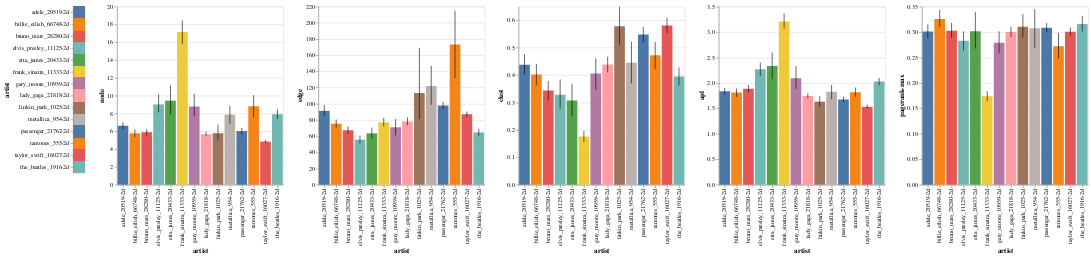

Source (notebook cell):
### Code cell
# bar graph

selection = alt.selection_multi(fields=['artist',])

color = alt.condition(selection, alt.Color('artist:N', legend=None),alt.value('lightgray'))

bars = alt.Chart(df).mark_bar().encode(
    x='artist:O',
    color=color,
    tooltip='artist'
).interactive()

error_bars = alt.Chart(df).mark_errorbar(extent='ci').encode(
    x='artist:O',
)

res = bars.encode(y=f'mean({features[0]}):Q')+error_bars.encode(y=f'{features[0]}:Q')

for i in features[1:]:
    res = res|bars.encode(y=f'mean({i}):Q')+error_bars.encode(y=f'{i}:Q')

alt.Chart(df).mark_rect().encode(y='artist', color=color).add_selection(selection) | res

### Figure 1 — Vega-Lite specification as saved in the notebook (floating-point values rounded to 4 significant figures; data arrays with more than 128 entries replaced by an {"elided": "..."} marker saying what was removed)
{"config": {"view": {"continuousWidth": 400, "continuousHeight": 300}}, "hconcat": [{"mark": "rect", "encoding": {"color": {"condition": {"type": "nominal", "field": "artist", "legend": null, "selection": "selector019"}, "value": "lightgray"}, "y": {"type": "nominal", "field": "artist"}}, "selection": {"selector019": {"type": "multi", "fields": ["artist"]}}}, {"hconcat": [{"layer": [{"mark": "bar", "encoding": {"color": {"condition": {"type": "nominal", "field": "artist", "legend": null, "selection": "selector019"}, "value": "lightgray"}, "tooltip": {"type": "nominal", "field": "artist"}, "x": {"type": "ordinal", "field": "artist"}, "y": {"type": "quantitative", "aggregate": "mean", "field": "node"}}, "selection": {"selector020": {"type": "interval", "bind": "scales", "encodings": ["x", "y"]}}}, {"mark": {"type": "errorbar", "extent": "ci"}, "encoding": {"x": {"type": "ordinal", "field": "artist"}, "y": {"type": "quantitative", "field": "node"}}}]}, {"layer": [{"mark": "bar", "encoding": {"color": {"condition": {"type": "nominal", "field": "artist", "legend": null, "selection": "selector019"}, "value": "lightgray"}, "tooltip": {"type": "nominal", "field": "artist"}, "x": {"type": "ordinal", "field": "artist"}, "y": {"type": "quantitative", "aggregate": "mean", "field": "edge"}}, "selection": {"selector020": {"type": "interval", "bind": "scales", "encodings": ["x", "y"]}}}, {"mark": {"type": "errorbar", "extent": "ci"}, "encoding": {"x": {"type": "ordinal", "field": "artist"}, "y": {"type": "quantitative", "field": "edge"}}}]}, {"layer": [{"mark": "bar", "encoding": {"color": {"condition": {"type": "nominal", "field": "artist", "legend": null, "selection": "selector019"}, "value": "lightgray"}, "tooltip": {"type": "nominal", "field": "artist"}, "x": {"type": "ordinal", "field": "artist"}, "y": {"type": "quantitative", "aggregate": "mean", "field": "clust"}}, "selection": {"selector020": {"type": "interval", "bind": "scales", "encodings": ["x", "y"]}}}, {"mark": {"type": "errorbar", "extent": "ci"}, "encoding": {"x": {"type": "ordinal", "field": "artist"}, "y": {"type": "quantitative", "field": "clust"}}}]}, {"layer": [{"mark": "bar", "encoding": {"color": {"condition": {"type": "nominal", "field": "artist", "legend": null, "selection": "selector019"}, "value": "lightgray"}, "tooltip": {"type": "nominal", "field": "artist"}, "x": {"type": "ordinal", "field": "artist"}, "y": {"type": "quantitative", "aggregate": "mean", "field": "apl"}}, "selection": {"selector020": {"type": "interval", "bind": "scales", "encodings": ["x", "y"]}}}, {"mark": {"type": "errorbar", "extent": "ci"}, "encoding": {"x": {"type": "ordinal", "field": "artist"}, "y": {"type": "quantitative", "field": "apl"}}}]}, {"layer": [{"mark": "bar", "encoding": {"color": {"condition": {"type": "nominal", "field": "artist", "legend": null, "selection": "selector019"}, "value": "lightgray"}, "tooltip": {"type": "nominal", "field": "artist"}, "x": {"type": "ordinal", "field": "artist"}, "y": {"type": "quantitative", "aggregate": "mean", "field": "pagerank-max"}}, "selection": {"selector020": {"type": "interval", "bind": "scales", "encodings": ["x", "y"]}}}, {"mark": {"type": "errorbar", "extent": "ci"}, "encoding": {"x": {"type": "ordinal", "field": "artist"}, "y": {"type": "quantitative", "field": "pagerank-max"}}}]}]}], "data": {"name": "data-d1e6f6b6e1638fdfb17d0f121ad70bfa"}, "$schema": "https://vega.github.io/schema/vega-lite/v4.8.1.json", "datasets": {"data-d1e6f6b6e1638fdfb17d0f121ad70bfa": {"elided": "1826 records"}}}
